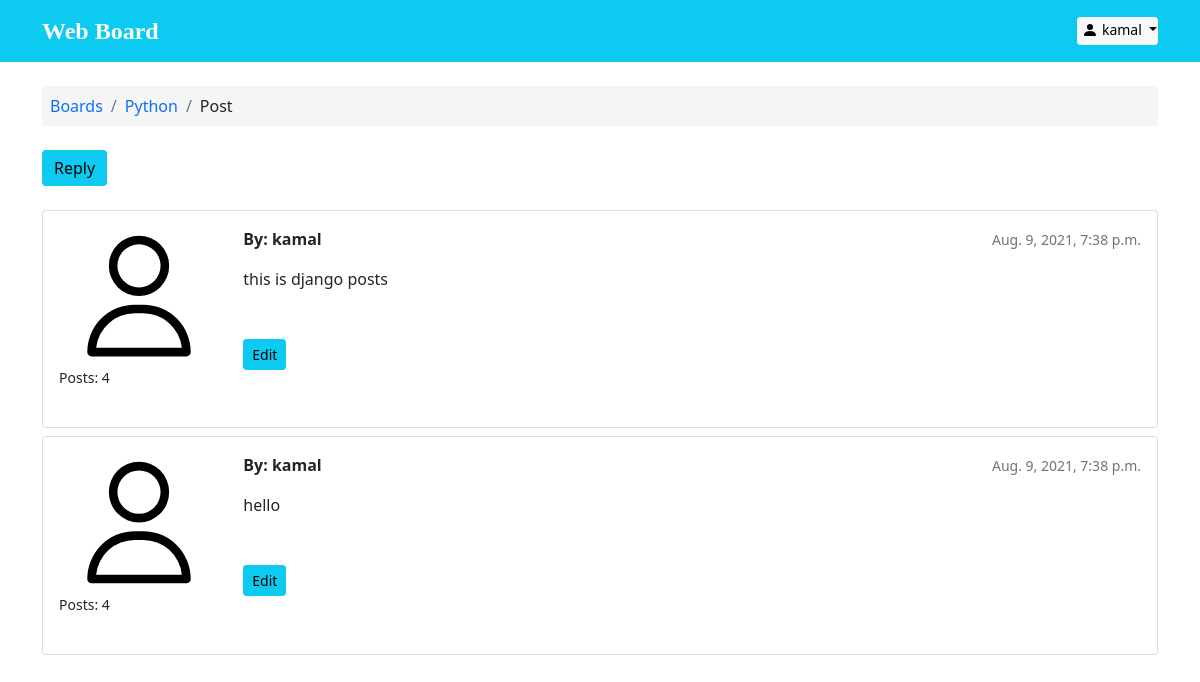
The app's page /Python/Django/post/44/24/ (signed in) with its own data.
### boards/models.py (models this page shows, shortened)
class Topic(models.Model):
    subject = models.CharField(max_length=99)
    created_at = models.DateTimeField(auto_now_add=True)
    board = models.ForeignKey(Board, on_delete=models.CASCADE, related_name='topics')
    starter = models.ForeignKey(User, on_delete= models.CASCADE, related_name='topics')
    message = models.TextField(max_length=250)

class Board(models.Model):
    name = models.CharField(max_length=99, unique=True)
    description = models.CharField(max_length=200)
    def __str__(self):
        return self.name

class Post(models.Model):
    message = models.TextField(max_length=250)
    topic = models.ForeignKey(Topic, on_delete=models.CASCADE, related_name='post_topic')
    created_at = models.DateTimeField(auto_now_add=True)
    updated_at = models.DateTimeField(null=True)
    created_by = models.ForeignKey(User, on_delete= models.CASCADE, related_name='post')
    updated_by = models.ForeignKey(User, on_delete= models.CASCADE,null=True, related_name='+' )

### boards/views.py (the view)
# urls.py: url(r'^post-update/(?P<id>\d+)/$', views.update_post, name='update-post'),
def post(request, board_name,  topic_subject, topic_pk, post_id):
    topic = Topic.objects.get(pk=topic_pk)
    post = Post.objects.get(id=post_id)
    post_form = PostForm()
    update_post_form = PostForm(request.POST or None, instance = post)
    ctx = {'topic': topic,'post':post, 'post_form':post_form, 'update_post_form':update_post_form , 'login_form':loginform, 'signup_form': signupform}
    return render(request, 'topic_post.html', ctx )

### templates/topic_post.html (shortened to what this page needs)
{% extends 'base.html' %}
{% load static %}
{% load custom_tags %}
{% block content %}
<div class="container">
  <ol class="breadcrumb my-4 p-2" style="background-color: whitesmoke;" >
    <li class="breadcrumb-item"> <a class="text-decoration-none" href="{% url 'boards:home' %}"> Boards</a></li>
    <li class="breadcrumb-item "> <a class="text-decoration-none" href="{% url 'boards:topic-list' topic.board %}">{{topic.board}}</a></li>
    <li class="breadcrumb-item">Post</li>
  </ol>
<div class="mb-4">
  {% if user.is_authenticated %}
  <button type="button" class="btn btn-info border-0" data-bs-toggle="modal" data-bs-target="#replytopic">Reply</button>
  {% else %}
  <button type="button"  data-bs-toggle="modal" data-bs-target="#login"  class="btn btn-info mb-3 ml-4 border-0">Reply</button>
  {% endif %}
</div>
{% for item in topic.post_topic.all %}
<div class="card mb-2">
  <div class="card-body ">
    <div class="row">
      <div class="col-2">
        <img src="{% static 'images/avatar.svg' %}" alt="{{ post.created_by.username }}" class="w-100 h-75" >
        <small>Posts: {{ item.created_by.post.count }}</small>
      </div>
      <div class="col-10">
        <div class="row mb-3">
          <div class="col-6">
            <strong class="text">By: {{ item.created_by }}</strong>
          </div>
          <div class="col-6 text-end">
            <small class="text-muted">{{ item.created_at }}</small>
          </div>
        </div>
        {{ item.message }}
        {% if item.created_by == user %}
        <div class="mt-4 pt-4">
          <a href="" class="btn btn-info btn-sm" data-bs-toggle="modal" data-bs-target="#updatepost">Edit</a>
        </div>
        {% endif %}
      </div>
    </div>
  </div>
</div>
{% endfor %}
</div>
{% endblock %}

### templates/header.html (shortened to what this page needs)
<nav class="navbar navbar-light bg-info text-light p-2">
    <div class="container">
      <a class="navbar-brand text-light" href="{% url 'boards:home'%}" style="font-family: papyrus;  font-weight: bolder; font-size: 1.5rem;">Web Board</a>
    <div>
    {% if  user.is_authenticated %}
    <div class="btn-group">
      <button class="btn btn-light btn-sm dropdown-toggle p-0" type="button" id="dropdownMenuClickableOutside" data-bs-toggle="dropdown" data-bs-auto-close="inside" aria-expanded="false">
        <svg xmlns="http://www.w3.org/2000/svg" width="16" height="18" fill="currentColor" class="bi bi-person-fill mb-2 mx-1" viewBox="0 0 16 10">
          <path d="M3 14s-1 0-1-1 1-4 6-4 6 3 6 4-1 1-1 1H3zm5-6a3 3 0 1 0 0-6 3 3 0 0 0 0 6z"/>
        </svg>{{ request.user }}
      </button>
    </div>
      {% else%}
      <btn class="btn bg-secondary btn-sm px-3 mx-2 text-decoration-none text-light" data-bs-toggle="modal"
      data-bs-target="#login">Log In</btn>
     <btn class="btn bg-primary btn-sm px-3 text-decoration-none text-light" data-bs-toggle="modal"
      data-bs-target="#signup">Sign Up</btn>
    {% endif%}
      </div>
    </div>
  </nav>

### records on screen
Topic: board "Python"
Post: created_by.post.count "4", created_by "kamal", created_at "Aug. 9, 2021, 7:38 p.m.", message "this is django posts", shows "Edit"
Post: created_by.post.count "4", created_by "kamal", created_at "Aug. 9, 2021, 7:38 p.m.", message "hello", shows "Edit"

### other values on screen
{{ request.user }} "kamal"
